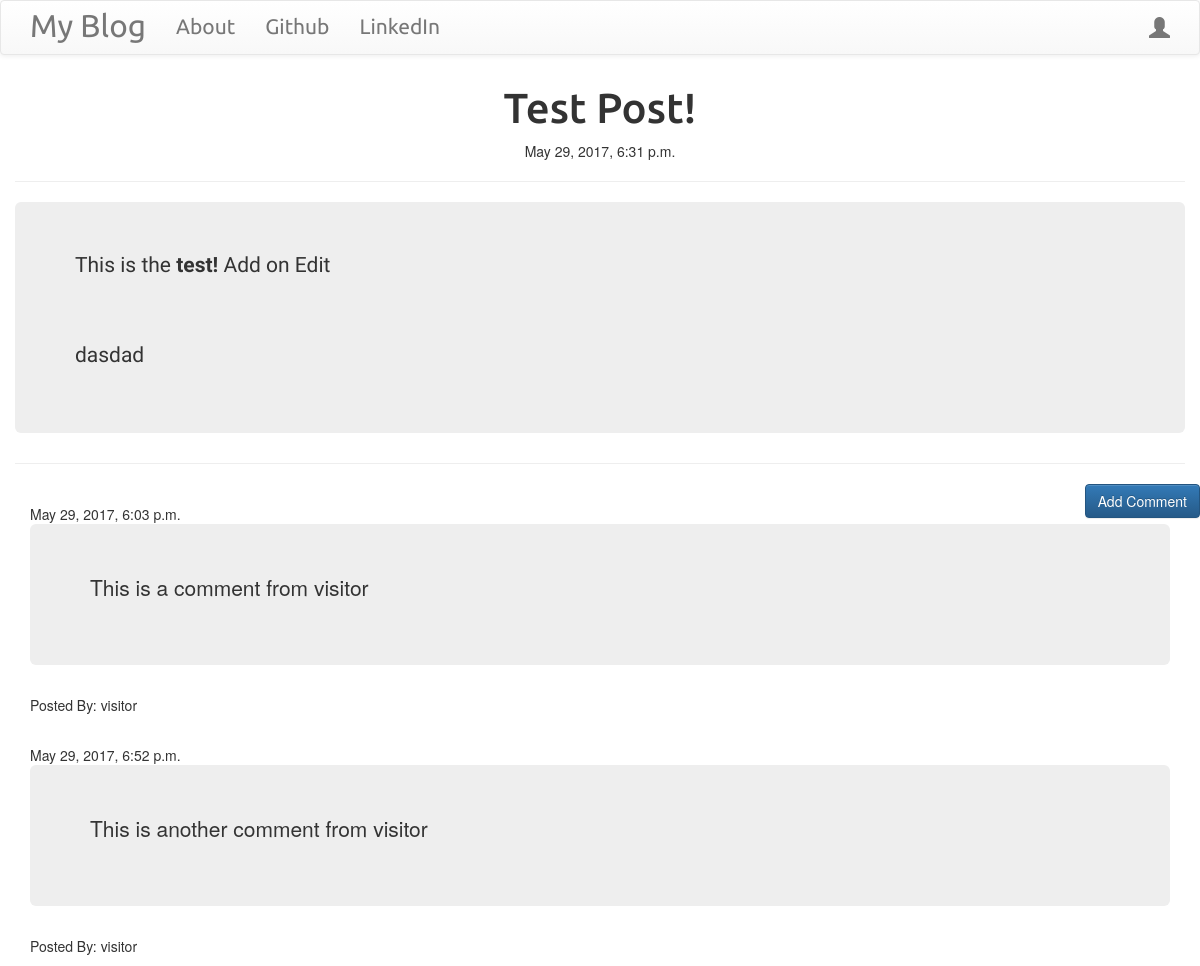
/post/1, run on the app's committed database.
### blog/models.py (models this page shows, shortened)
class Post(models.Model):
    author = models.ForeignKey('auth.User')
    title = models.CharField(max_length=200)
    text = models.TextField()
    created_date = models.DateTimeField(default=timezone.now())
    published_date = models.DateTimeField(blank=True, null=True)

class Comment(models.Model):
    post = models.ForeignKey('blog.Post', related_name='comments')
    author = models.CharField(max_length=200)
    text = models.TextField()
    create_date = models.DateTimeField(default=timezone.now())
    approved_comment = models.BooleanField(default=False)

### blog/views.py (the view)
# urls.py: url(r'^post/(?P<pk>\d+)$', views.PostDetailView.as_view(), name='post_detail'),
class PostDetailView(DetailView):
    model = Post

### blog/templates/blog/post_detail.html (shortened to what this page needs)
{% extends 'blog/base.html' %}
{% block content %}
  <h1 class="posttitle loader">{{ post.title }}</h1>
  {% if post.published_date %}
    <div class="date postdate">
      {{ post.published_date }}
    </div>
  {% else %}
    <a class="btn btn-default" href="{% url 'post_publish' pk=post.pk %}">Publish</a>
  {% endif %}
  <hr>
  <div class="jumbotron postcontent">
    {{ post.text|safe }}
  </div>
  <hr>
  <a class="btn btn-primary btn-comment" href="{% url 'add_comment_to_post' pk=post.pk %}">Add Comment</a>
  <div class="container">
    {% for comment in post.comments.all %}
      <br>
      {% if user.is_authenticated or comment.approved_comment %}
        {{ comment.create_date }}
        <div class="jumbotron">
          {{ comment.text|safe|linebreaksbr }}
        </div>
        <p>Posted By: {{ comment.author }}</p>
      {% endif %}
      {% empty %}
        <p>No Comments</p>
    {% endfor %}
  </div>
{% endblock %}

### blog/templates/blog/base.html (shortened to what this page needs)
<!DOCTYPE html>
{% load staticfiles %}
<html>
  <head>
    <link rel="stylesheet" href="https://maxcdn.bootstrapcdn.com/bootstrap/3.3.7/css/bootstrap.min.css">
    <link rel="stylesheet" href="https://maxcdn.bootstrapcdn.com/bootstrap/3.3.7/css/bootstrap-theme.min.css">
    <link rel="stylesheet" href="//cdn.jsdelivr.net/medium-editor/latest/css/medium-editor.min.css" type="text/css" media="screen" charset="utf-8">
    <link rel="stylesheet" href="{% static 'css/blog.css' %}">
  </head>
  <body>
    <nav class="navbar navbar-default techfont custom-navbar">
      <div class="container">
        <div class="navbar-header">
          <a class="navbar-brand bigbrand" href="{% url 'post_list' %}">My Blog</a>
        </div>
        <ul class="nav navbar-nav">
          <li><a href="{% url 'about' %}">About</a></li>
          <li><a href="https://www.github.com">Github</a></li>
          <li><a href="https://www.linkedin.com">LinkedIn</a></li>
        </ul>
        <ul class="nav navbar-nav navbar-right">
          {% if user.is_authenticated %}
            <li><a href="{% url 'post_new' %}">New Post</a></li>
            <li><a href="{% url 'post_draft_list' %}">Drafts</a></li>
            <li><a href="{% url 'logout' %}">Logout</a></li>
            <li><a>Welcome: {{ user.username }}</a></li>
          {% else %}
            <li><a href="{% url 'login' %}"><span class="glyphicon glyphicon-user"></span></a></li>
          {% endif %}
        </ul>
      </div>
    </nav>
    <div class="container content">
      <div class="row">
        <div class="col-mid-8">
          <div class="blog_posts">
            {% block content %}
            {% endblock %}
          </div>
        </div>
      </div>
    </div>
  </body>
</html>

### blog/static/css/blog.css (style rules this page uses)
.techfont { font-family: 'Ubuntu', sans-serif; font-size: 1.5em; margin-bottom: 10px; }
.bigbrand { font-size: 1.5em; }
.loader { filter:hue-rotate(0deg); color: :linear-gradient(45deg,#0f8,#08f); animation:hue 10000ms infinite linear; }
.postdate { text-align: center; }
.posttitle { font-family: 'Ubuntu', sans-serif; font-size: 3em; text-align: center; }
.postcontent { font-family: 'Architects Daughter', cursive; font-size: 1.5em; }
.btn-comment { position: absolute; right: 0px; }

### data on the page
Post: title "Test Post!", published_date "May 29, 2017, 6:31 p.m.", text "This is the test! Add on Edit dasdad"
Comment: create_date "May 29, 2017, 6:03 p.m.", text "This is a comment from visitor", author "visitor"
Comment: create_date "May 29, 2017, 6:52 p.m.", text "This is another comment from visitor", author "visitor"
